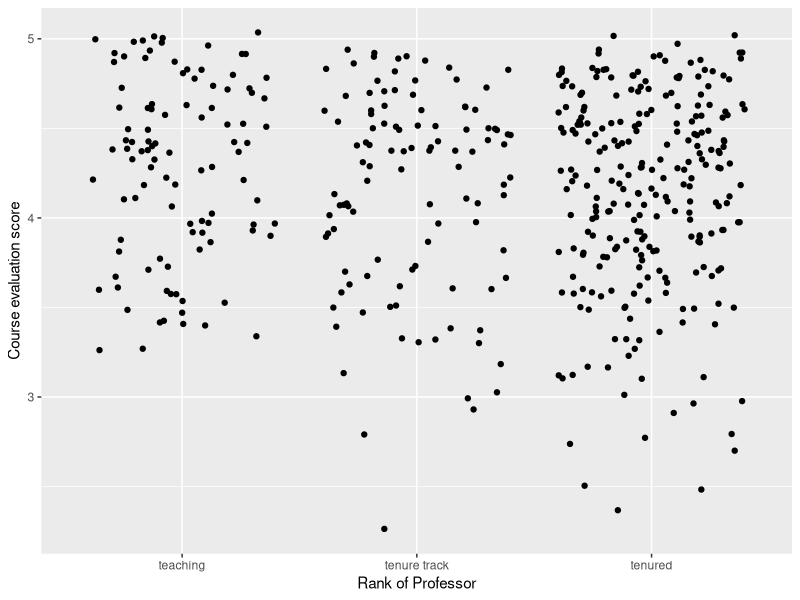

Write the R code that produced this figure.
## ---- chunk 1
# global chunk options
knitr::opts_chunk$set(echo = TRUE,
                      error = TRUE,
                      message = FALSE, 
                      warning = FALSE,
                      comment = NA,
                      fig.width=6, 
                      fig.height=5)
## ---- chunk 2
library(MASS)
library(tidyverse)
library(broom)
## ---- chunk 3
evals <- read.csv("evals-mod.csv")
## ---- chunk 4
evals <- evals %>%
  rowwise() %>% 
  mutate(avg_bty = mean(bty_f1lower:bty_m2upper)) %>% 
  ungroup()
evals
## ---- chunk 5
mod.fit <- lm(score ~ language, data = evals )

mod.fit %>%
  broom::tidy()
## ---- chunk 6
ggplot(evals, aes(x= rank, y= score)) +
  geom_jitter() +
  labs(x = "Rank of Professor", y = "Course evaluation score")
## ---- chunk 7
mod.fit <- lm(score ~ rank, data = evals )

mod.fit %>%
  broom::tidy()
## ---- chunk 8

evals <- evals %>%
  mutate(rank_new = relevel(factor(rank), ref = "tenured"))
evals
## ---- chunk 9
mod.fit <- lm(score ~ rank_new, data = evals )

mod.fit %>%
  broom::tidy()
## ---- chunk 10
mod_mult <- lm(score ~ gender + rank + avg_bty, data = evals)
tidy(mod_mult)
## ---- chunk 11


glance(mod_mult) %>%
  dplyr::select(r.squared, adj.r.squared)
## ---- chunk 12
mod_simple <- lm(score ~ gender + avg_bty, data = evals)
glance(mod_simple) %>%
  dplyr::select(r.squared, adj.r.squared)
## ---- chunk 13
mod_full <- lm(score ~ rank_new
                       + ethnicity
                       + gender
                       + language
                       + age
                       + cls_perc_eval
                       + cls_students
                       + cls_level
                       + cls_profs
                       + cls_credits
                       + avg_bty,
               data = evals)

glance(mod_full) %>%
  dplyr::select(r.squared, adj.r.squared)
## ---- chunk 14
best_mod <- stepAIC(mod_full, direction = "backward", trace = FALSE)

## ---- chunk 15
# final R²
glance(best_mod) %>%
  dplyr::select(r.squared, adj.r.squared)
## ---- chunk 16
new_prof <- tibble(
  rank_new     = "tenured",
  ethnicity    = "not minority",
  gender       = "female",
  language     = "English",
  age          = 40,
  cls_perc_eval= 75,
  cls_students = 30,
  cls_level    = "upper",
  cls_profs    = "single",
  cls_credits  = "multi credit",
  avg_bty      = mean(evals$avg_bty)
)
new_prof
## ---- chunk 17
predict(best_mod, newdata = new_prof,
        interval = "prediction", level = 0.95)
